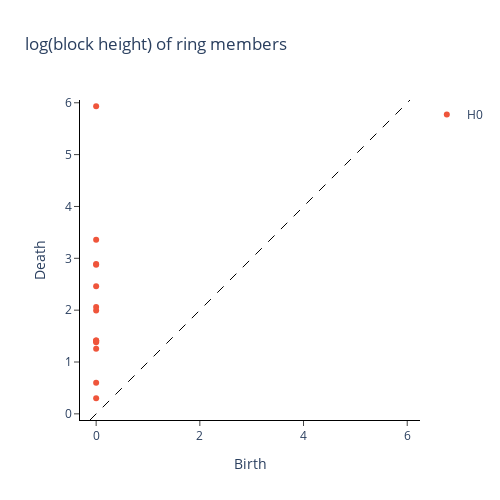

Notebook source saved alongside this figure:
### Code cell
from gtda.plotting import plot_diagram

i = 0
diagram = np.copy(txo.rings[0].pers_diagram)
diagram[:,1] = np.log10(diagram[:,1])
plot_diagram(diagram, plotly_params={"layout":{'title':'log(block height) of ring members'}})

### Figure 1 — Plotly figure (JSON) as saved in the notebook; plotly's stock layout.template omitted (floating-point values rounded to 4 significant figures)
{"data": [{"hoverinfo": "none", "line": {"color": "black", "dash": "dash", "width": 1}, "mode": "lines", "showlegend": false, "type": "scatter", "x": [-0.1187, 6.054], "y": [-0.1187, 6.054]}, {"hoverinfo": "text", "hovertext": ["(0.0, 0.3010299956639812)", "(0.0, 0.6020599913279624)", "(0.0, 1.255272505103306)", "(0.0, 1.380211241711606)", "(0.0, 1.3979400086720377)", "(0.0, 1.414973347970818), multiplicity: 2", "(0.0, 1.414973347970818), multiplicity: 2", "(0.0, 1.99563519459755)", "(0.0, 2.060697840353612)", "(0.0, 2.462397997898956)", "(0.0, 2.8779469516291885)", "(0.0, 2.8887409606828927)", "(0.0, 3.359645792674543)", "(0.0, 5.934877535929984)"], "mode": "markers", "name": "H0", "type": "scatter", "x": [0, 0, 0, 0, 0, 0, 0, 0, 0, 0, 0, 0, 0, 0], "y": [0.301, 0.6021, 1.255, 1.38, 1.398, 1.415, 1.415, 1.996, 2.061, 2.462, 2.878, 2.889, 3.36, 5.935]}], "layout": {"height": 500, "plot_bgcolor": "white", "title": {"text": "log(block height) of ring members"}, "width": 500, "xaxis": {"autorange": false, "exponentformat": "e", "linecolor": "black", "linewidth": 1, "mirror": false, "range": [-0.1187, 6.054], "showexponent": "all", "showline": true, "side": "bottom", "ticks": "outside", "title": {"text": "Birth"}, "type": "linear", "zeroline": true}, "yaxis": {"autorange": false, "exponentformat": "e", "linecolor": "black", "linewidth": 1, "mirror": false, "range": [-0.1187, 6.054], "scaleanchor": "x", "scaleratio": 1, "showexponent": "all", "showline": true, "side": "left", "ticks": "outside", "title": {"text": "Death"}, "type": "linear", "zeroline": true}}}
